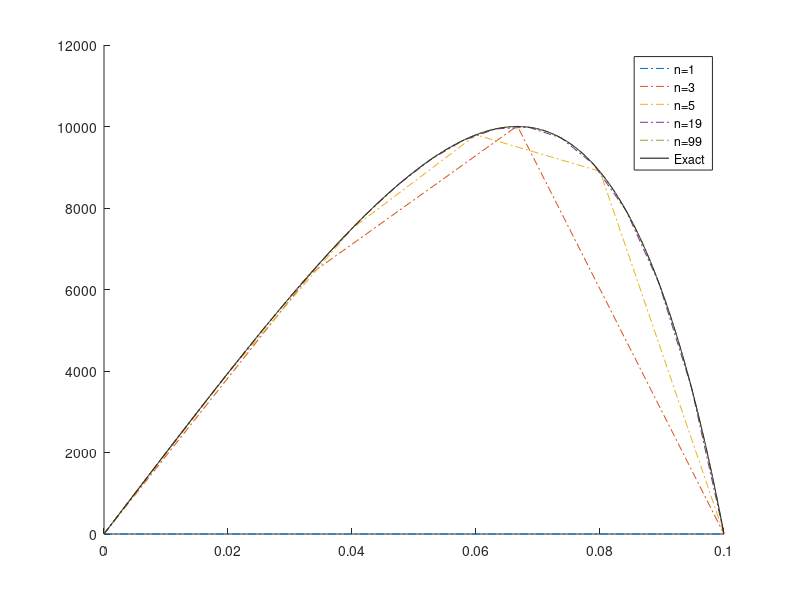

The MATLAB source for this figure:
function bearing_ODE()
% solve for the pressure distribution within a slipper-pad bearing with a linear change in height
% d/dx ( h^3 * dp/dx) = 6 * mu * u * dh/dx
% setup with a central finite difference and solved using MATLAB's built-in matrix inversion OR Gauss-Seidel
 close all
 clear var
 clc
 
    %% boundary conditions and problem parameters
    solver = 1; % 1 = direct, 2 = Gauss-Seidel
    p_0 = 0; % kPa
    p_L = 0; % kPa
    L = 0.1; % m
    H = 100e-6; % m
    mu = 1e-3; % Pa-s
    u = 1; % m/s
    a = 0.5; % slope of bearing wall
    
    %% repeated solving with different number of cells (N) to observe accuracy
    N = [1 3 5 19 99];
    lg = cell(size(N,1),1);

    figure(1); hold on;
    for j = 1:size(N,2) % looping over the differernt discretizations
        n = N(j);
        dx = L/n;
            x = 0:dx:L;
            h = H*(1-a*x/L);

        % initializing the A matrix and be vector with the boundary conditions
        A = zeros(n+1);
            A(1,1) = 1; 
            A(n+1,n+1) = 1;
        b = zeros(n+1,1);
            b(1) = p_0;
            b(n+1) = p_L;
        for i = 2:n % looping over all interior nodes to fill A and b
            W = (h(i)^3 - 3/4*h(i)^2*(h(i+1)-h(i-1)))/dx^2;
            E = (h(i)^3 + 3/4*h(i)^2*(h(i+1)-h(i-1)))/dx^2;
            at = -2*h(i)^3/dx^2;

            A(i,i-1:i+1) = [W at E];
            b(i) = 6*mu*u*(h(i+1)-h(i-1))/(2*dx);
        end
        
        % solving the problem and plotting the results
        switch solver
            case 1 % direct
                P = A^-1*b;
            case 2 % Gauss-Seidel
                P = GS(A,b,1e-9)
        end
        plot(0:dx:L, P, '-.');
        lg{j} = ['n=',num2str(N(j))];
    end
    
    % calculating and plotting the exact solution for comparison
    x = 0:dx/100:L;
    p = 6*mu*u*( L^3./(H^2*(L-a*x).^2*(1-(1-a)^2)) - L^2*x./(H^2*(L-a*x).^2) - L/(H^2*(1-(1-a)^2)));
    plot(x,p,'k');
    lg{size(N,2)+1} = 'Exact';
    legend(lg)
end

function P = GS(A,b, e) % Gauss-Seidel
% A*p = b, with e as error
    iter = 100000; % max number of iterations
        count = 0; % counter
    eps = 1e9; % starting error to prevent stopping early
    p = zeros(size(b,1),2);
    while eps > e && count < iter
        for i = 1:size(b,1)
            p(i,2) = b(i);
            for j = 1:size(b,1)
                if i ~= j
                    p(i,2) = p(i,2) - A(i,j)*p(j,1); 
                end
            end
            p(i,2) = p(i,2)/A(i,i);
        end
        eps = abs(rms(p(:,1))-rms(p(:,2)))/rms(p(:,2));
        p(:,1) = p(:,2);
        count = count + 1;
    end
%     count
    P = p(:,1);
end